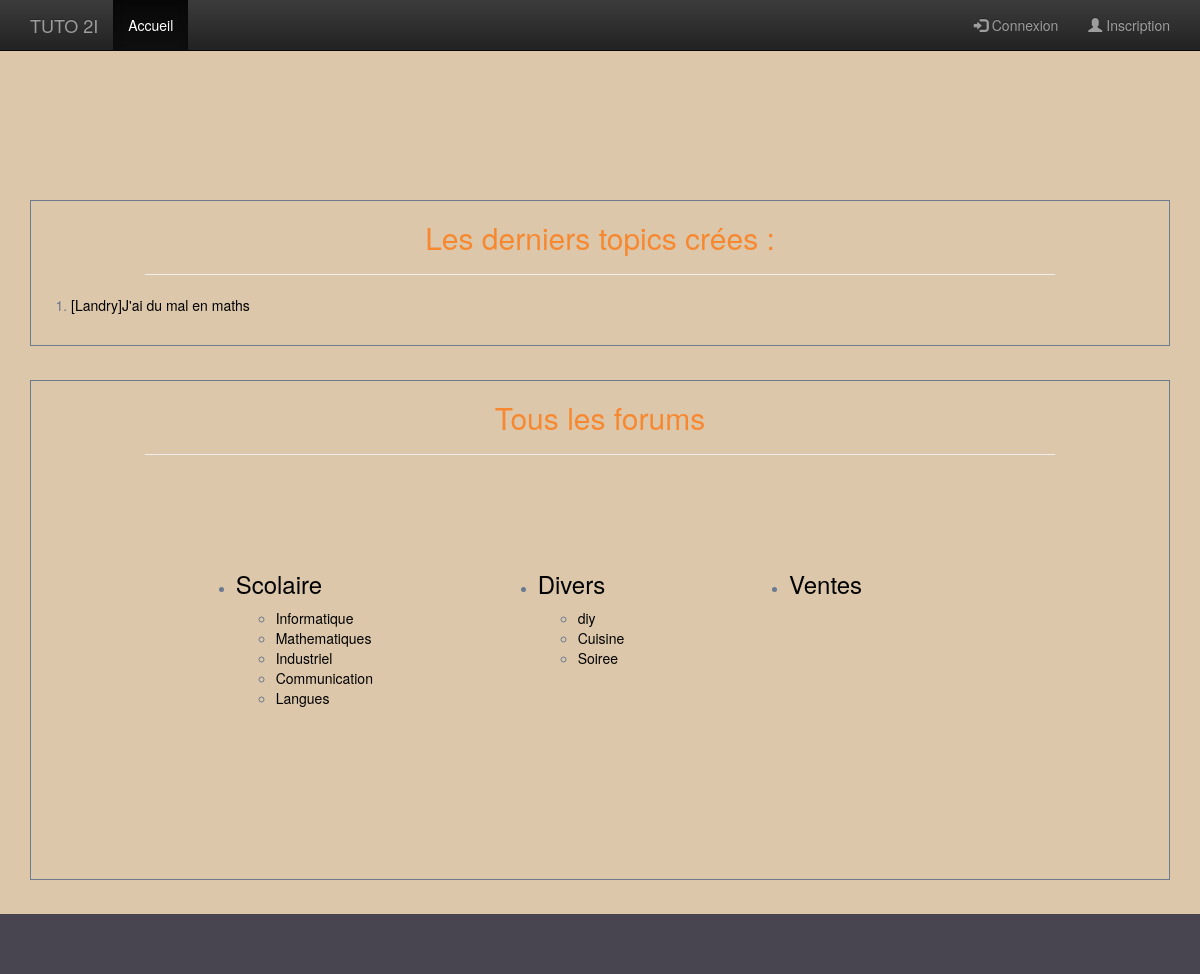
The app's page /, older data.
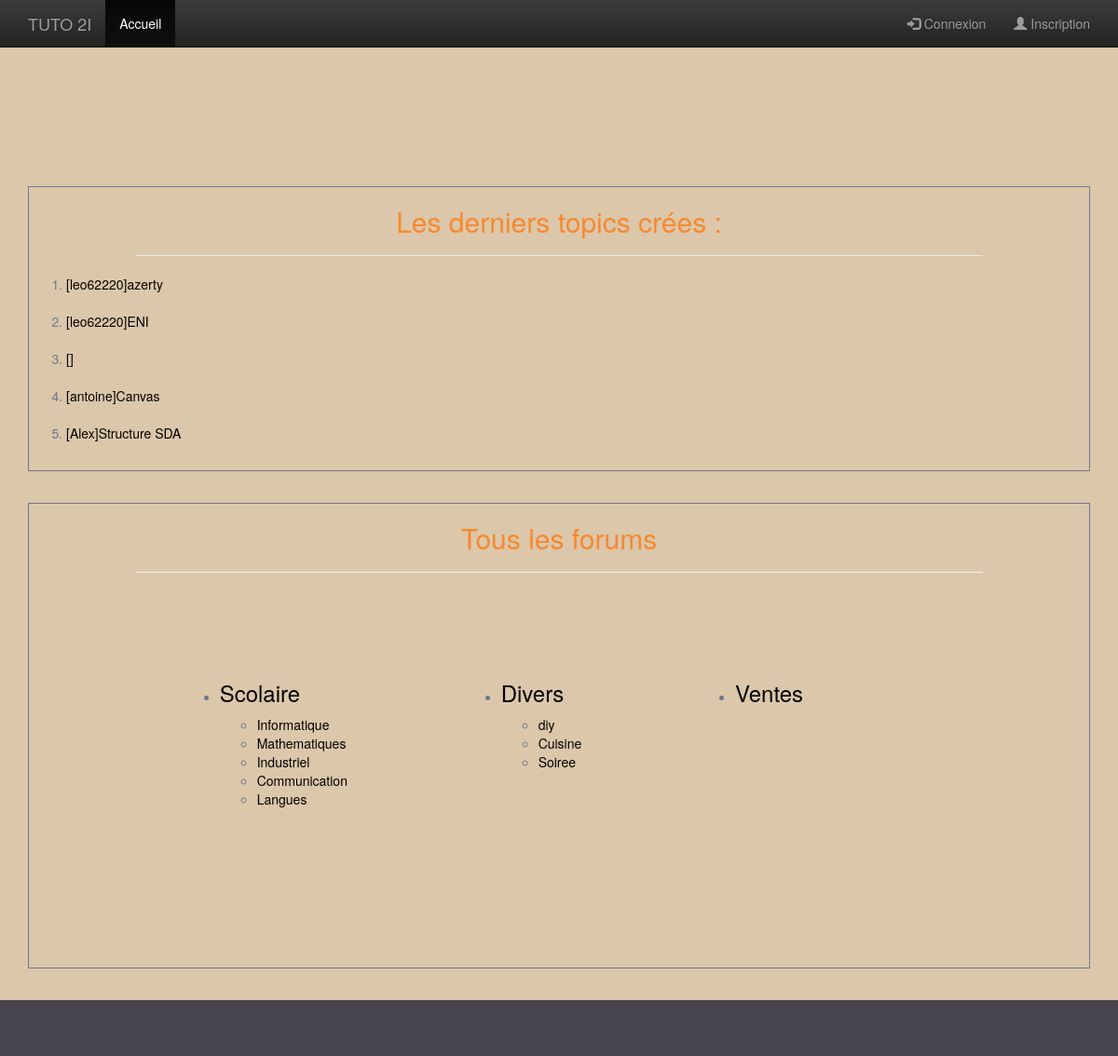
The same page, newer data.
### tables this page shows
CREATE TABLE `topic` (
  `Topic_id` int(11) NOT NULL,
  `Forum_id` int(11) DEFAULT NULL,
  `Topic_title` varchar(50) DEFAULT NULL,
  `Topic_creator` varchar(50) DEFAULT NULL,
  `Topic_date` date DEFAULT NULL,
  `Topic_content` text NOT NULL,
  `Topic_genre` varchar(40) DEFAULT NULL,
  `Topic_grade` int(11) DEFAULT NULL,
  `Topic_first post` text,
  `Topic_last_post` text,
  `responses` varchar(150) DEFAULT NULL
);

### libs/maLibUtils.php (called while the page is built, shortened)
<?php
function valider($nom,$type="REQUEST")
{
	return false;
}
?>

### libs/maLibSQL.pdo.php (called while the page is built, shortened)
<?php
include_once "config.php";
function SQLSelect($sql)
{
 	global $BDD_host;
	global $BDD_base;
 	global $BDD_user;
 	global $BDD_password;
	try {
		$dbh = new PDO("mysql:host=$BDD_host;dbname=$BDD_base", $BDD_user, $BDD_password);
	} catch (PDOException $e) {
		die("<font color=\"red\">SQLSelect: Erreur de connexion : " . $e->getMessage() . "</font>");
	}
	$dbh->exec("SET CHARACTER SET utf8");
	$res = $dbh->query($sql);
	$num = $res->rowCount();
	if ($num==0) return false;
	else return $res;
}
function parcoursRs($result)
{
	if  ($result == false) return array();
	$result->setFetchMode(PDO::FETCH_ASSOC);
	while ($ligne = $result->fetch())
		$tab[]= $ligne;
	return $tab;
}
?>

### libs/modele.php (called while the page is built, shortened)
<?php
include_once("maLibSQL.pdo.php");
function last_topics(){
    $SQL  = "SELECT * FROM (SELECT * FROM topic ORDER BY Topic_id DESC LIMIT 5) sub ORDER BY Topic_id ASC";
    return parcoursRs(SQLSelect($SQL));
}
?>

### templates/accueil.php (the view, shortened to what this page needs)
<html>
   <head>
<?php
$id = valider("id","SESSION");
$info = InfoUser($id);
if ( !valider("connecte","SESSION") ||$info[0]["Member_ban"]==0 ) {
?>
         <link rel="stylesheet" href="css/Home_css.css">
   </head>
    <body>
        <section class="last-topic-contain">
            <div class="last-topic">
                <h2>Les derniers topics crées : </h2><hr />
                <ol>
                <form action ="controleur.php">
                <?php
                    $topics = last_topics();
                    foreach($topics as $element){
                        $topic_id = $element["Topic_id"];
                        echo "<li><a href=\"index.php?view=topic_page&id=$topic_id\">[". $element["Topic_creator"]. "]" .$element["Topic_title"]. "<a/></li><br />";
                    }
                ?>
                </form>
            </div>
        </section>
        <section class="all-themes">
        <h2 id="all-topics">Tous les forums</h2><hr />
        <div class="ul-container">
        <ul>
            <li class="strong"> <a><h3>Scolaire</h3></a>
                <ul>
                    <li><a href="index.php?view=topic&cat=Informatique">Informatique</a></li>
                    <li><a href="index.php?view=topic&cat=Mathematiques">Mathematiques</a></li>
                    <li><a href="index.php?view=topic&cat=Industriel">Industriel</a></li>
                    <li><a href="index.php?view=topic&cat=Communiction">Communication</a></li>
                    <li><a href="index.php?view=topic&cat=Langues">Langues</a></li>
                </ul>
            </li>
            <li class="strong"><a><h3>Divers</h3></a>
               <ul>
                   <li><a href="index.php?view=topic&cat=DIY">diy</a></li>
                   <li><a href="index.php?view=topic&cat=Cuisine">Cuisine</a></li>
                   <li><a href="index.php?view=topic&cat=Soirée">Soiree</a></li>
               </ul>
            </li>
            <li class="strong"><a><h3>Ventes</h3></a></li>
        </ul>
        </div>
        </section>
    <?php
  }
    ?>
</body>
</html>

Row changes from the older to the newer data that the page shows:
no longer on this page (row unchanged): topic: Topic_creator "Landry", Topic_title "J'ai du mal en maths"
added topic: Topic_creator "leo62220", Topic_title "azerty"
added topic: Topic_creator "leo62220", Topic_title "ENI"
added topic: Topic_creator "antoine", Topic_title "Canvas"
added topic: Topic_creator "Alex", Topic_title "Structure SDA"
